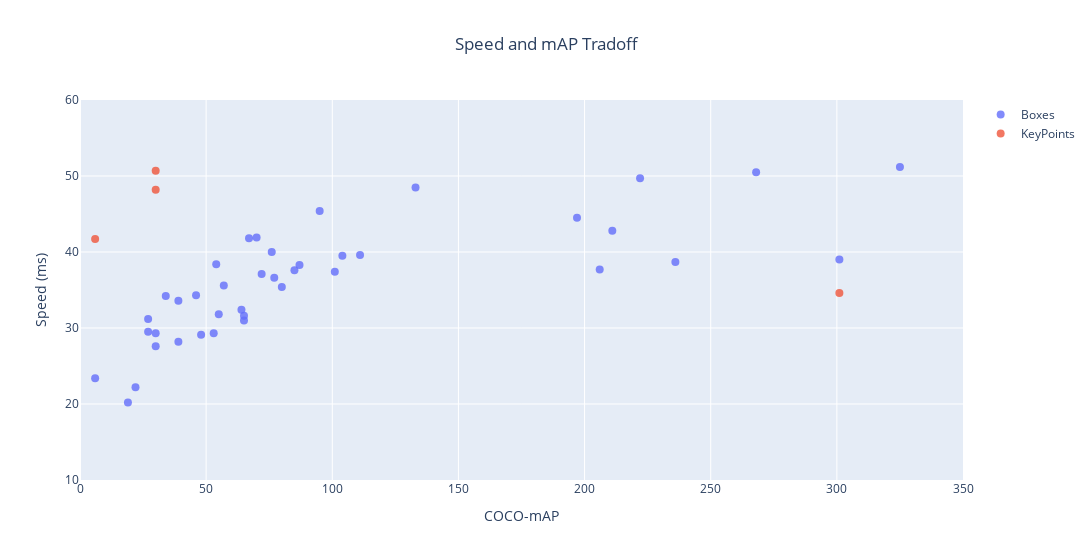

Notebook code for this chart:
### Code cell
import plotly.graph_objs as go  # Building blocks of Plotly plots
# Traces
trace0 = dict(
    type='scatter', 
    x=df["Speed (ms)"], y=df["COCO-mAP-Boxes"], 
    mode = 'markers',
    name='Boxes',
    text=df["Model name"],
    textposition='top center',
    marker=dict(size=8, opacity=0.8), # Adjust marker size and opacity
)

trace1 = dict(
    type='scatter', 
    x=df["Speed (ms)"], y=df["COCO-mAP-KeyPoints"],
    mode = 'markers',
    name='KeyPoints',
    text=df["Model name"],
    textposition='top center',
    marker=dict(size=8, opacity=0.8), # Adjust marker size and opacity
)

# Layout
layout = dict(
    title='Speed and mAP Tradoff',
    title_x=0.5,
    xaxis=dict(title='COCO-mAP', range=[0,350]),
    yaxis=dict(title='Speed (ms)', range=[10,60]),
    
)
# Figure
fig = go.Figure(data=[trace0, trace1],layout=layout,) 
fig.update_layout(width=1200)
# Display the result within the notebook:
config= {'displaylogo': False}
fig.show(config=config)

### Figure 1 — Plotly figure (JSON) as saved in the notebook; plotly's stock layout.template omitted (floating-point values rounded to 4 significant figures)
{"data": [{"marker": {"opacity": 0.8, "size": 8}, "mode": "markers", "name": "Boxes", "text": ["CenterNet HourGlass104 512x512", "CenterNet HourGlass104 Keypoints 512x512", "CenterNet HourGlass104 1024x1024", "CenterNet HourGlass104 Keypoints 1024x1024", "CenterNet Resnet50 V1 FPN 512x512", "CenterNet Resnet50 V1 FPN Keypoints 512x512", "CenterNet Resnet101 V1 FPN 512x512", "CenterNet Resnet50 V2 512x512", "CenterNet Resnet50 V2 Keypoints 512x512", "CenterNet MobileNetV2 FPN 512x512", "CenterNet MobileNetV2 FPN Keypoints 512x512", "EfficientDet D0 512x512", "EfficientDet D1 640x640", "EfficientDet D2 768x768", "EfficientDet D3 896x896", "EfficientDet D4 1024x1024", "EfficientDet D5 1280x1280", "EfficientDet D6 1280x1280", "EfficientDet D7 1536x1536", "SSD MobileNet v2 320x320", "SSD MobileNet V1 FPN 640x640", "SSD MobileNet V2 FPNLite 320x320", "SSD MobileNet V2 FPNLite 640x640", "SSD ResNet50 V1 FPN 640x640 (RetinaNet50)", "SSD ResNet50 V1 FPN 1024x1024 (RetinaNet50)", "SSD ResNet101 V1 FPN 640x640 (RetinaNet101)", "SSD ResNet101 V1 FPN 1024x1024 (RetinaNet101)", "SSD ResNet152 V1 FPN 640x640 (RetinaNet152)", "SSD ResNet152 V1 FPN 1024x1024 (RetinaNet152)", "Faster R-CNN ResNet50 V1 640x640", "Faster R-CNN ResNet50 V1 1024x1024", "Faster R-CNN ResNet50 V1 800x1333", "Faster R-CNN ResNet101 V1 640x640", "Faster R-CNN ResNet101 V1 1024x1024", "Faster R-CNN ResNet101 V1 800x1333", "Faster R-CNN ResNet152 V1 640x640", "Faster R-CNN ResNet152 V1 1024x1024", "Faster R-CNN ResNet152 V1 800x1333", "Faster R-CNN Inception ResNet V2 640x640", "Faster R-CNN Inception ResNet V2 1024x1024", "Mask R-CNN Inception ResNet V2 1024x1024"], "textposition": "top center", "type": "scatter", "x": [70, 76, 197, 211, 27, 30, 34, 27, 30, 6, 6, 39, 54, 67, 95, 133, 222, 268, 325, 19, 48, 22, 39, 46, 87, 57, 104, 80, 111, 53, 65, 65, 55, 72, 77, 64, 85, 101, 206, 236, 301], "y": [41.9, 40, 44.5, 42.8, 31.2, 29.3, 34.2, 29.5, 27.6, 23.4, null, 33.6, 38.4, 41.8, 45.4, 48.5, 49.7, 50.5, 51.2, 20.2, 29.1, 22.2, 28.2, 34.3, 38.3, 35.6, 39.5, 35.4, 39.6, 29.3, 31, 31.6, 31.8, 37.1, 36.6, 32.4, 37.6, 37.4, 37.7, 38.7, 39]}, {"marker": {"opacity": 0.8, "size": 8}, "mode": "markers", "name": "KeyPoints", "text": ["CenterNet HourGlass104 512x512", "CenterNet HourGlass104 Keypoints 512x512", "CenterNet HourGlass104 1024x1024", "CenterNet HourGlass104 Keypoints 1024x1024", "CenterNet Resnet50 V1 FPN 512x512", "CenterNet Resnet50 V1 FPN Keypoints 512x512", "CenterNet Resnet101 V1 FPN 512x512", "CenterNet Resnet50 V2 512x512", "CenterNet Resnet50 V2 Keypoints 512x512", "CenterNet MobileNetV2 FPN 512x512", "CenterNet MobileNetV2 FPN Keypoints 512x512", "EfficientDet D0 512x512", "EfficientDet D1 640x640", "EfficientDet D2 768x768", "EfficientDet D3 896x896", "EfficientDet D4 1024x1024", "EfficientDet D5 1280x1280", "EfficientDet D6 1280x1280", "EfficientDet D7 1536x1536", "SSD MobileNet v2 320x320", "SSD MobileNet V1 FPN 640x640", "SSD MobileNet V2 FPNLite 320x320", "SSD MobileNet V2 FPNLite 640x640", "SSD ResNet50 V1 FPN 640x640 (RetinaNet50)", "SSD ResNet50 V1 FPN 1024x1024 (RetinaNet50)", "SSD ResNet101 V1 FPN 640x640 (RetinaNet101)", "SSD ResNet101 V1 FPN 1024x1024 (RetinaNet101)", "SSD ResNet152 V1 FPN 640x640 (RetinaNet152)", "SSD ResNet152 V1 FPN 1024x1024 (RetinaNet152)", "Faster R-CNN ResNet50 V1 640x640", "Faster R-CNN ResNet50 V1 1024x1024", "Faster R-CNN ResNet50 V1 800x1333", "Faster R-CNN ResNet101 V1 640x640", "Faster R-CNN ResNet101 V1 1024x1024", "Faster R-CNN ResNet101 V1 800x1333", "Faster R-CNN ResNet152 V1 640x640", "Faster R-CNN ResNet152 V1 1024x1024", "Faster R-CNN ResNet152 V1 800x1333", "Faster R-CNN Inception ResNet V2 640x640", "Faster R-CNN Inception ResNet V2 1024x1024", "Mask R-CNN Inception ResNet V2 1024x1024"], "textposition": "top center", "type": "scatter", "x": [70, 76, 197, 211, 27, 30, 34, 27, 30, 6, 6, 39, 54, 67, 95, 133, 222, 268, 325, 19, 48, 22, 39, 46, 87, 57, 104, 80, 111, 53, 65, 65, 55, 72, 77, 64, 85, 101, 206, 236, 301], "y": [null, 61.4, null, 64.5, null, 50.7, null, null, 48.2, null, 41.7, null, null, null, null, null, null, null, null, null, null, null, null, null, null, null, null, null, null, null, null, null, null, null, null, null, null, null, null, null, 34.6]}], "layout": {"title": {"text": "Speed and mAP Tradoff", "x": 0.5}, "width": 1200, "xaxis": {"range": [0, 350], "title": {"text": "COCO-mAP"}}, "yaxis": {"range": [10, 60], "title": {"text": "Speed (ms)"}}}}
